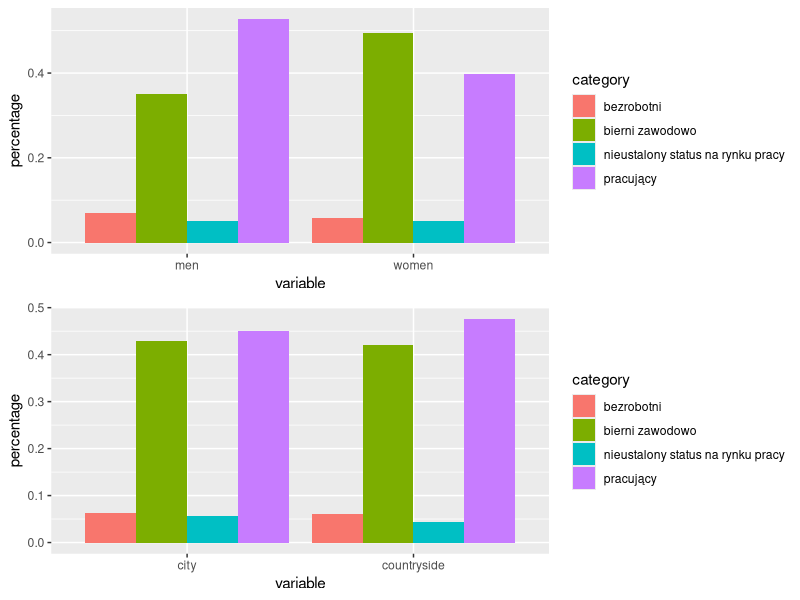

Generate this figure with R:
## ---- chunk 1
knitr::opts_chunk$set(echo = TRUE)
## ---- chunk 2
library(reshape2)
library(ggplot2)
library(grid)
library(gridExtra)

## ---- chunk 3
category <- c("nieustalony status na rynku pracy", "bierni zawodowo", "bezrobotni", "pracujący")
men <- c(800271, 5504794, 1082640, 8264503)
men <- men / sum(men)
women <- c(871179, 8402675, 967414, 6786138)
women <- women / sum(women)
city <- c(1134364, 8656019, 1285944, 9090543)
city <- city / sum(city)
countryside <- c(537087, 5251450, 764111, 5960098)
countryside <- countryside / sum(countryside)

df1_raw <- data.frame(category, men, women)
df1 <- melt(df1_raw, id.vars='category', value.name="percentage")

gender_plot <- ggplot(df1, aes(fill=category, y=percentage, x=variable)) + 
  geom_bar(position="dodge", stat="identity")

df2_raw <- data.frame(category, city, countryside)
df2 <- melt(df2_raw, id.vars='category', value.name="percentage")

place_plot <- ggplot(df2, aes(fill=category, y=percentage, x=variable)) + 
  geom_bar(position="dodge", stat="identity")

grid.arrange(gender_plot, place_plot, nrow = 2)
